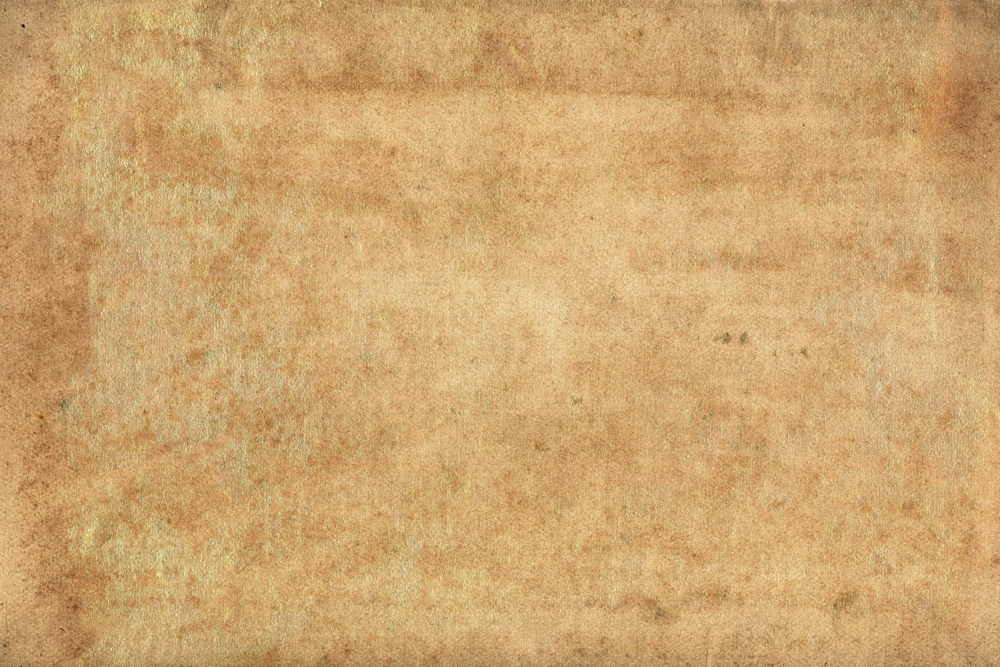
#> input picture data/images/antique_bg.jpg, 1000 x 667 px, shrunk from 4500 x 3000 before the run, found by its file name
$ python change_bg.py
#> lines starting #> are read from the running program, lines starting #| are printed output that depends on the picture
#antique paper bg source: https://www.pinterest.com/pin/352125264589647246/
import cv2
import random
import numpy as np
import os
import glob
import datetime
import copy

def change_bg(img_dir, new_bg):
#> called with img_dir = '.', new_bg = 'antique_bg.jpg'
    begin_time = datetime.datetime.now()

    images = glob.glob(os.path.join(img_dir, "**", "*.png"), recursive=True)
    print(f"Image_count:{len(images)}")

    # handle bg_img stuff:
    bg_original = cv2.imread(new_bg)
#> bg_original is the input picture: shape (667, 1000, 3); mean B, G, R 112.4, 166.2, 205.7
    b_channel, g_channel, r_channel = cv2.split(bg_original)
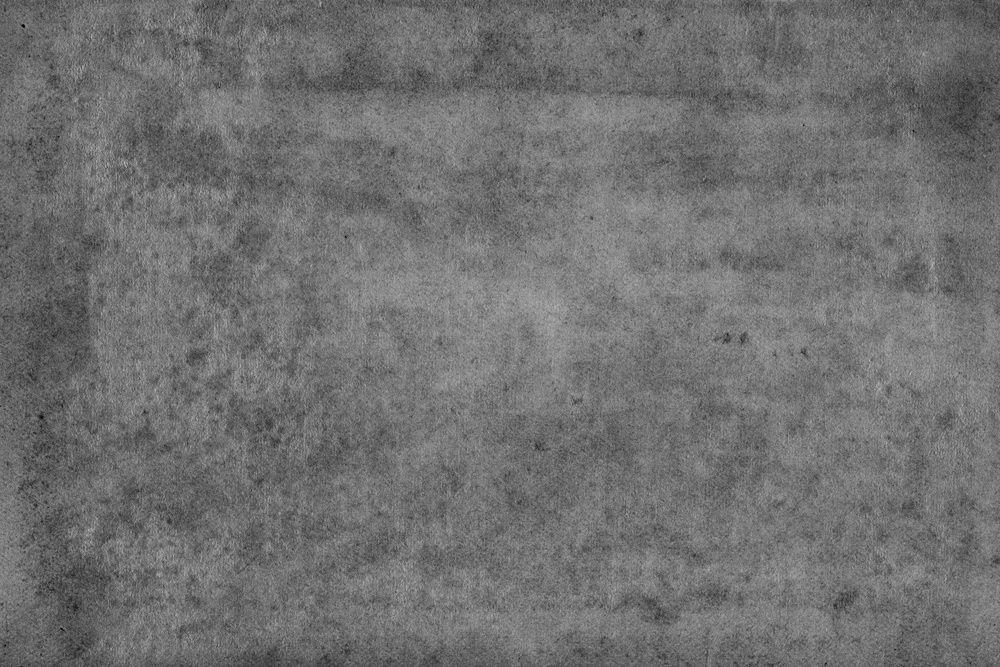
#> b_channel: shape (667, 1000); min 0, max 189, mean 112.4
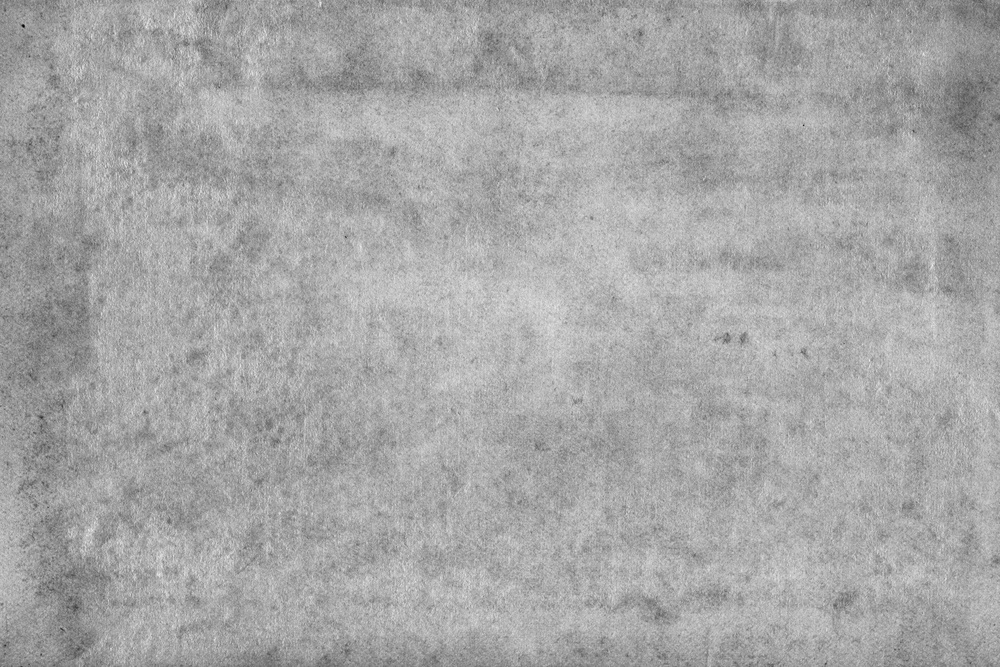
#> g_channel: shape (667, 1000); min 0, max 241, mean 166.2
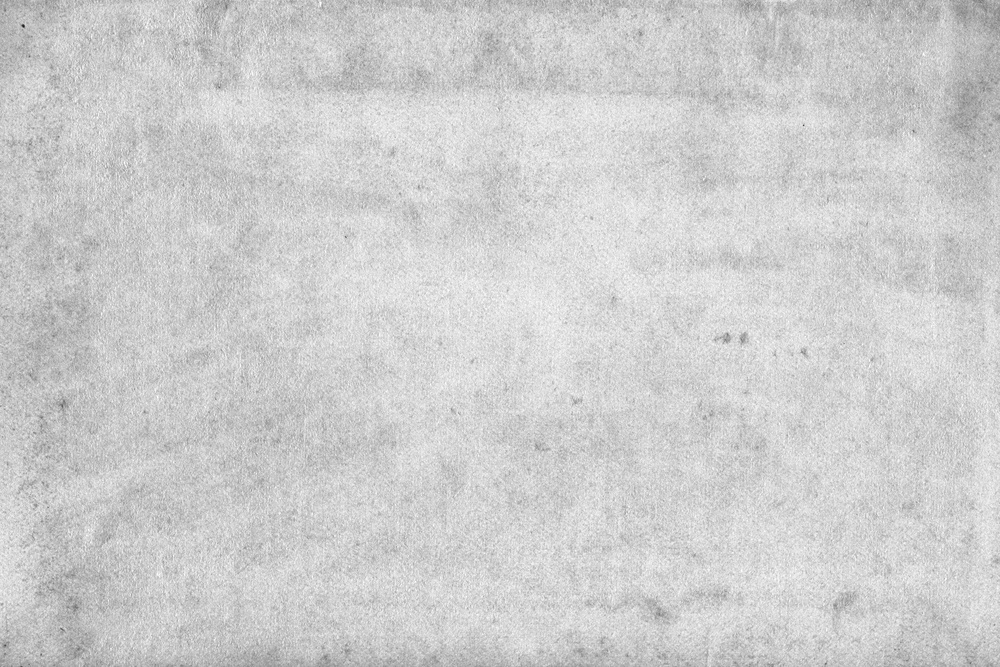
#> r_channel: shape (667, 1000); min 24, max 255, mean 205.7
    alpha_channel = np.ones(b_channel.shape, dtype=b_channel.dtype) * 255
    bg_original = cv2.merge((b_channel, g_channel, r_channel, alpha_channel))
#> bg_original: shape (667, 1000, 4)

    for index, img in enumerate(images):

        #load images
        text_img = cv2.imread(img)
        bg_img = copy.deepcopy(bg_original)

        #add alpha channels
        b_channel, g_channel, r_channel = cv2.split(text_img)
        alpha_channel = np.ones(b_channel.shape, dtype=b_channel.dtype) * 255
        text_img = cv2.merge((b_channel, g_channel, r_channel, alpha_channel))

        #clear white from text image
        mask = cv2.inRange(text_img, np.array([255,255,255, 255]), np.array([255,255,255, 255]))
        text_img[mask>0] = (255,255,255, 0)

        #set offsets to random part of background
        x_offset = int(random.random() * (bg_img.shape[1] - text_img.shape[1]))
        y_offset = int(random.random() * (bg_img.shape[0] - text_img.shape[0]))

        #place text onto bg
        for i, y in enumerate(range(y_offset, y_offset+text_img.shape[0])):
            for j, x in enumerate(range(x_offset, x_offset+text_img.shape[1])):
                if text_img[i][j][3] != 0:
                    bg_img[y][x] = text_img[i][j]

        #grayscale
        final = cv2.cvtColor(bg_img, cv2.COLOR_BGR2GRAY)

        #crop to line dimensions
        final = final[y_offset:y_offset+text_img.shape[0], x_offset:x_offset+text_img.shape[1]]

        #write to file
        new_loc = img.replace("lines_fixed", "lines_antique")
        path = os.path.dirname(new_loc)
        if not os.path.exists(path):
            os.makedirs(path)
            print(path)
        cv2.imwrite(new_loc, final)
        print(f"{index+1}/{len(images)}")

    end_time = datetime.datetime.now()
    print("Finished!\nProcessing time: " + str(end_time - begin_time))

if __name__ == "__main__":
    import argparse

    parser = argparse.ArgumentParser()
    parser.add_argument(
        "--directory",
        help="Directory for where the image files are being held",
        default=".",
        dest="img_dir",
    )
    parser.add_argument(
        "--new_bg",
        help="New background to use",
        default="antique_bg.jpg",
        dest="new_bg",
    )
    args = parser.parse_args()
    change_bg(args.img_dir, args.new_bg)

$ run again, with data/images/bg_blue_wall.jpg copied over data/images/antique_bg.jpg
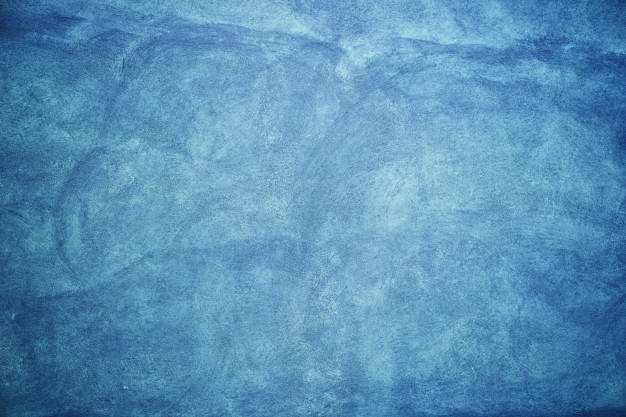
#> input picture data/images/bg_blue_wall.jpg, 626 x 417 px, found by its file name
#> in change_bg, bg_original is the input picture: shape (417, 626, 3); mean B, G, R 183.1, 145.6, 89.5
#> in change_bg, `b_channel, g_channel, r_channel = cv2.split(bg_original)`:
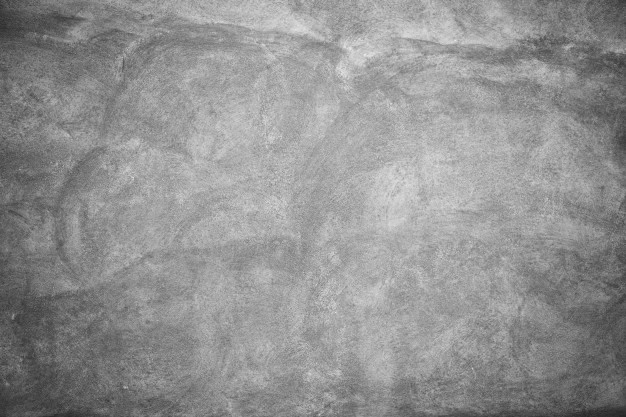
#> g_channel: shape (417, 626); min 36, max 234, mean 145.6
#> in change_bg, `b_channel, g_channel, r_channel = cv2.split(bg_original)`:
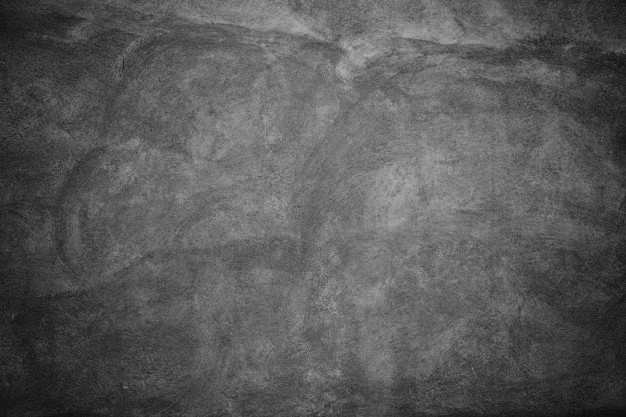
#> r_channel: shape (417, 626); min 4, max 180, mean 89.5
#> bg_original: shape (417, 626, 4)
